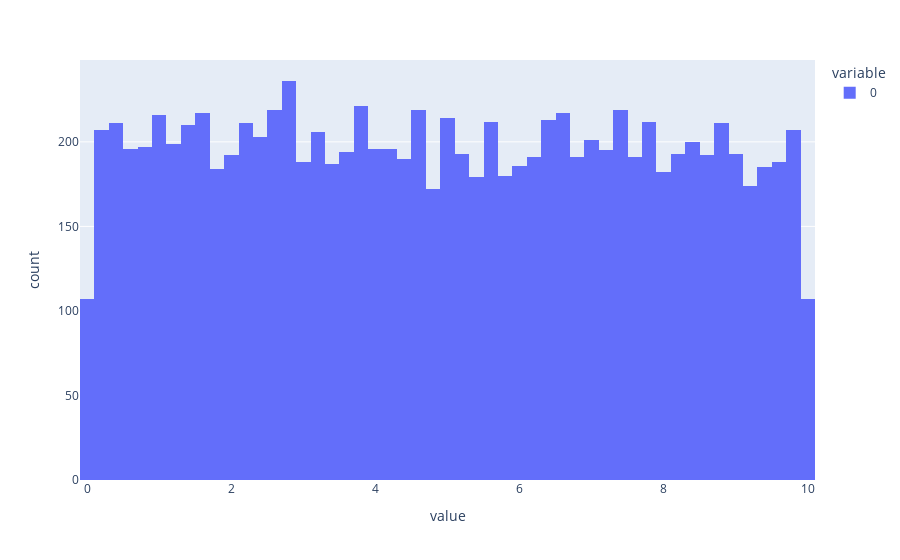

The cell this chart's notebook holds for it:
### Markdown cell above
## A famous theorem

### Code cell
import plotly.express as px

uniform_values = np.random.uniform(0, 10, 10000)

px.histogram(uniform_values)

### Figure 1 — Plotly figure (JSON) as saved in the notebook; plotly's stock layout.template omitted (floating-point values rounded to 4 significant figures; data arrays with more than 128 entries replaced by an {"elided": "..."} marker saying what was removed)
{"data": [{"alignmentgroup": "True", "bingroup": "x", "hovertemplate": "variable=0<br>value=%{x}<br>count=%{y}<extra></extra>", "legendgroup": "0", "marker": {"color": "#636efa", "pattern": {"shape": ""}}, "name": "0", "offsetgroup": "0", "orientation": "v", "showlegend": true, "type": "histogram", "x": {"elided": "10000 float values"}, "xaxis": "x", "yaxis": "y"}], "layout": {"barmode": "relative", "legend": {"title": {"text": "variable"}, "tracegroupgap": 0}, "margin": {"t": 60}, "xaxis": {"anchor": "y", "domain": [0, 1], "title": {"text": "value"}}, "yaxis": {"anchor": "x", "domain": [0, 1], "title": {"text": "count"}}}}
